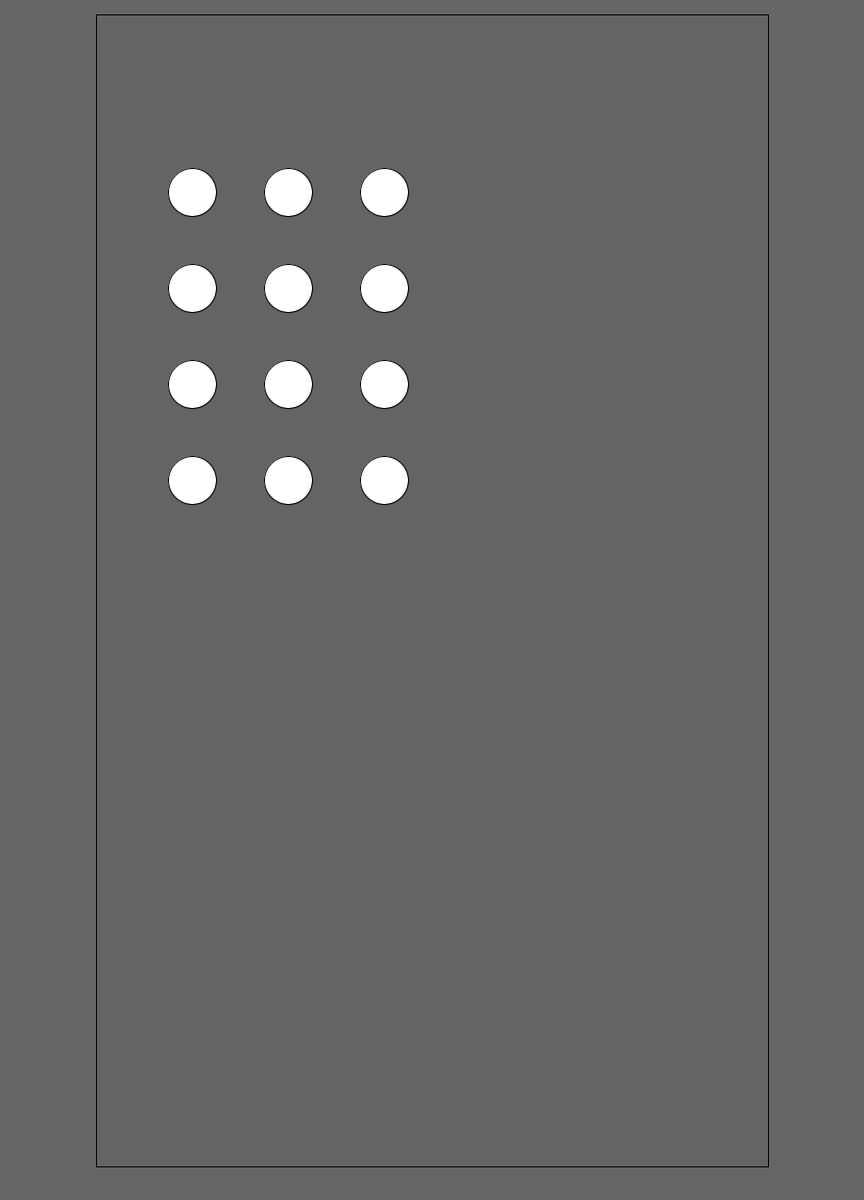
Frame 1 (no input)
Frame 60 (the mouse pressed at the canvas centre just before this capture): identical to frame 1, image omitted
Frame 120 (the mouse held since frame 60 and released just before this capture): identical to frame 1, image omitted

The Processing sketch that drew this single still picture (run headless with seeded random() and noise(); from frame 60 on, the mouse is pressed at the canvas centre):

// Processing sketch: sketch_210203a
// ── sketch_210203a.pde
int rectX, rectY;      // Position of square button
int circleX, circleY;  // Position of circle button
int rectSize = 90;     // Diameter of rect
int circleSize = 50;   // Diameter of circle
color rectColor, circleColor, baseColor;
color rectHighlight, circleHighlight;
color currentColor;
boolean rectOver = false;
boolean circleOver = false;

void setup() {
  size(900,1250);
  rectColor = color(0);
  rectHighlight = color(51);
  circleColor = color(255);
  circleHighlight = color(204);
  baseColor = color(102);
  currentColor = baseColor;
  circleX = width/2+circleSize/2+10;
  circleY = height/2;
  rectX = width/2-rectSize-10;
  rectY = height/2-rectSize/2;
  ellipseMode(CENTER);
}

void draw() {
  update(mouseX, mouseY);
  background(currentColor);
  
   fill(100);
  rect(100,15,700,1200);

  if (rectOver) {
    fill(rectHighlight);
  } else {
    fill(rectColor);
  }
  //stroke(255);
  //rect(rectX, rectY, rectSize, rectSize);
  
  if (circleOver) {
    fill(circleHighlight);
  } else {
    fill(circleColor);
  }
  
  stroke(0);
  ellipse(200, 200, 50, 50);
  ellipse(300, 200, 50, 50);
  ellipse(400, 200, 50, 50);
  ellipse(200, 300, 50, 50);
  ellipse(300, 300, 50, 50);
  ellipse(400, 300, 50, 50);
  ellipse(200, 400, 50, 50);
  ellipse(300, 400, 50, 50);
  ellipse(400, 400, 50, 50);
  ellipse(300, 500, 50, 50);
  ellipse(200,500,50,50);
  ellipse(400,500,50,50);

  

}

void update(int x, int y) {
  if ( overCircle(circleX, circleY, circleSize) ) {
    circleOver = true;
    rectOver = false;
  } else if ( overRect(rectX, rectY, rectSize, rectSize) ) {
    rectOver = true;
    circleOver = false;
  } else {
    circleOver = rectOver = false;
  }
}

void mousePressed() {
  if (circleOver) {
    currentColor = circleColor;
  }
  if (rectOver) {
    currentColor = rectColor;
  }
}

boolean overRect(int x, int y, int width, int height)  {
  if (mouseX >= x && mouseX <= x+width && 
      mouseY >= y && mouseY <= y+height) {
    return true;
  } else {
    return false;
  }
}

boolean overCircle(int x, int y, int diameter) {
  float disX = x - mouseX;
  float disY = y - mouseY;
  if (sqrt(sq(disX) + sq(disY)) < diameter/2 ) {
    return true;
  } else {
    return false;
  }
}
